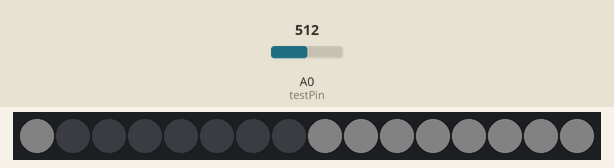
The sketch below on a simulated Arduino Uno, built with avr-gcc and run on an emulated ATmega328P. Parts: 16 RGB LEDs in strip order, left to right. Inputs (shaded band) come from the test bench; at power-on: A0 (testPin) = 512. Dim RGB values are drawn brighter than linear.

Above: at 5.6 s.
5.7 s: A0 (testPin) set to 716
At 9.7 s:
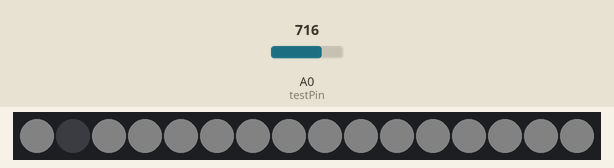
9.9 s: A0 (testPin) set to 245
At 16.9 s:
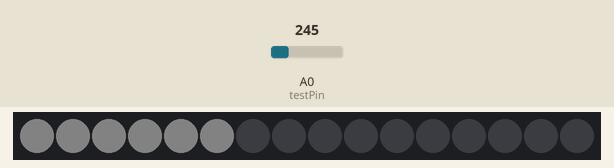
Timing chart, 0 to 18.4 s (numbered marks = the images above; inputs shaded):
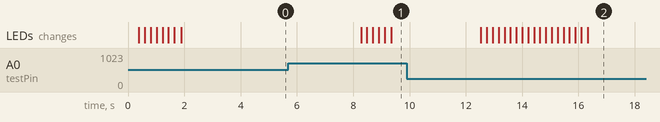

Measured:
- after the input at 5.7 s, the LEDs: first change after 2.6 s (image 1 shows a later state)
- after the input at 9.9 s, the LEDs: first change after 2.6 s (image 2 shows a later state)

The sketch:

neopixel_thermometer.ino
```cpp
#include <Adafruit_NeoPixel.h>

const int PIN = 6;
const int testPin = 0;
//const float inputValue = 3.3;


// Parameter 1 = number of pixels in strip
// Parameter 2 = Arduino pin number (most are valid)
// Parameter 3 = pixel type flags, add together as needed:
//   NEO_KHZ800  800 KHz bitstream (most NeoPixel products w/WS2812 LEDs)
//   NEO_KHZ400  400 KHz (classic 'v1' (not v2) FLORA pixels, WS2811 drivers)
//   NEO_GRB     Pixels are wired for GRB bitstream (most NeoPixel products)
//   NEO_RGB     Pixels are wired for RGB bitstream (v1 FLORA pixels, not v2)
//   NEO_RGBW    Pixels are wired for RGBW bitstream (NeoPixel RGBW products)
Adafruit_NeoPixel strip = Adafruit_NeoPixel(16, PIN, NEO_GRB + NEO_KHZ800);

const float strip_size = (float) strip.numPixels();
const float pixelScale = (strip_size - 1) / 9;

void setup() {
  Serial.begin(9600);
  strip.setBrightness(6);
  strip.begin();
  strip.show(); // Initialize all pixels to 'off'
}

int lastDisplayedValue = 0;
int currentDisplayValue = 0;

void loop() {
  currentDisplayValue = getCurrentDisplayValue(analogRead(testPin));
  showSingleDigits();
  delay(3000);
}

int getCurrentDisplayValue(float sensorValue) {
  // mapping measured data from sensor (testwise from poty) to the measurement range
  float input = map(sensorValue, 0, 1023, -2000, 5000);

  //transfer the input to a format to deal with, e.g. 2340 => 23.40
  float inputValue = input / 100;

  // cut off the decimal part of inputValue e.g. 23.4 => 23
  int integeredInputValue = (int) inputValue;

  // extract the first decimal digit
  int firstDecimalMeasured = integeredInputValue % 10; //  e.g. 3

  int scaleIndex = (integeredInputValue - firstDecimalMeasured) / 10; // e.g. (23 - 3)/10 => 2

  // re-construct the first decimal value of the measured value, e.g 3.4
  float inputFirstDecimal = inputValue - scaleIndex * 10;

  //transfer the fist decimal value of the measured value up to the ring size
  float mappedValue = inputFirstDecimal * pixelScale;

  // transform the scaled value finally to the according integer value to be displayed via neopixels
  int singleDigitValue = (int) mappedValue % 16;
  return singleDigitValue;
}

void showSingleDigits() {

  //set first digit (0°C indicator) always on
  strip.setPixelColor(0, strip.Color(255,255, 255));

  //show lastDisplayedValue
  // for positive values spin clockwise
  if (lastDisplayedValue >= 0) {
    for(short i = strip.numPixels() - 1; i >= (short) (strip.numPixels() - lastDisplayedValue); i--) {
      strip.setPixelColor(i, strip.Color(255, 255, 255));
    }
    for(short i = strip.numPixels() - lastDisplayedValue - 1; i > 0; i--) {
      strip.setPixelColor(i, strip.Color(0, 0, 0));
    }
  }
  // when it´s getting freezing spin non-clockwise
  else {
    for(short i = 1; i <= abs(lastDisplayedValue); i++) {
      strip.setPixelColor(i, strip.Color(255, 255, 255));
    }
    for(short i = abs(lastDisplayedValue) + 1; i < strip.numPixels(); i++) {
      strip.setPixelColor(i, strip.Color(0, 0, 0));
    }
  }
  strip.show();

  //Serial.println(lastDisplayedValue);
  //Serial.println(currentDisplayValue);
  if (lastDisplayedValue != currentDisplayValue) {
    transitionToCurrent();
    lastDisplayedValue = currentDisplayValue;
  }
}

void transitionToCurrent() {
  int difference = lastDisplayedValue - currentDisplayValue;

  //we are on the positive side of the ring
  if ((lastDisplayedValue >= 0) && (currentDisplayValue >= 0)) {
    //we need to show less digits
    if (difference > 0) {
      for(difference; difference > 0; difference--) {
        for(short i = 255; i >= 0; i--){
          strip.setPixelColor(strip.numPixels() - currentDisplayValue - difference, strip.Color(i, i, i));
          strip.show();
        }
      }
    }
    //we need to show more digits
    else {
      for(difference; difference <= 0; difference++) {
        for(short i = 0; i <= 255; i++){
          strip.setPixelColor(strip.numPixels() - currentDisplayValue + abs(difference), strip.Color(i, i, i));
          strip.show();
        }
      }
    }
  }
  //we are on the negative side of the ring
  else if ((lastDisplayedValue <= 0) && (currentDisplayValue <= 0)) {
    //we need to show less digits
    if (difference < 0) {
      for(difference; difference < 0; difference++) {
        for(short i = 255; i >= 0; i--){
          strip.setPixelColor(abs(currentDisplayValue) - difference, strip.Color(i, i, i));
          strip.show();
        }
      }
    }
    //we need to show more digits
    else if (difference > 0) {
      for(difference; difference >= 0; difference--) {
        for(short i = 0; i <= 255; i++){
          strip.setPixelColor(abs(currentDisplayValue) - difference, strip.Color(i, i, i));
          strip.show();
        }
      }
    }
  }
  //edge case: the transition from negative to positive
  else if ((lastDisplayedValue <= 0) && (currentDisplayValue >= 0)) {
    for(lastDisplayedValue; lastDisplayedValue < 0; lastDisplayedValue++) {
      for(short i = 255; i >= 0; i--){
        strip.setPixelColor(abs(lastDisplayedValue), strip.Color(i, i, i));
        strip.show();
      }
    }
    for(short current = 0; current <= currentDisplayValue; current++) {
      for(short i = 0; i <= 255; i++){
        strip.setPixelColor(strip.numPixels() - current, strip.Color(i, i, i));
        strip.show();
      }
    }
  }
  //edge case: the transition from positive to negative
  else if ((lastDisplayedValue >= 0) && (currentDisplayValue <= 0)) {
    for(lastDisplayedValue; lastDisplayedValue > 0; lastDisplayedValue--) {
      for(short i = 255; i >= 0; i--){
          strip.setPixelColor(strip.numPixels() - lastDisplayedValue, strip.Color(i, i, i));
          strip.show();
        }
    }
    for(short current = -1; current >= currentDisplayValue; current--) {
      for(short i = 0; i <= 255; i++){
        strip.setPixelColor(abs(current), strip.Color(i, i, i));
        strip.show();
      }
    }
  }
}
```
